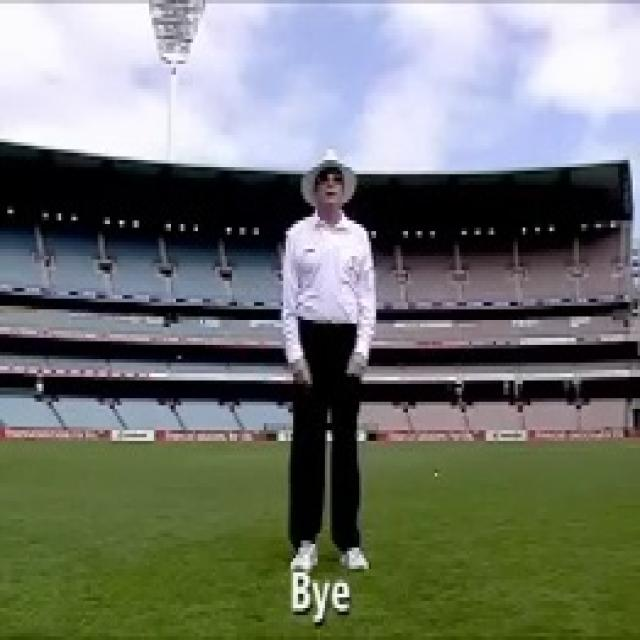
#> input picture datasets/primary/test/imgE_171_jpg.rf.bb5c1c60574798a0ef8a883d358d6b78.jpg, 640 x 640 px
$ python -i keypoint_detection_evaluation.py   (imports and definitions only)
#> lines starting #> are read from the running program, lines starting #| are printed output that depends on the picture
#> further down, picture is the input picture: shape (640, 640, 3); mean B, G, R 110.7, 118.2, 113.4
"""
Evaluation of the keypoint detection stage on its own, measured against the hand-marked keypoints in the primary
dataset (Project3020, 2025).

Four experiments are run:
1. Estimator comparison: BlazePose against three sizes of YOLO11-pose, for accuracy, detection rate and speed.
2. Oracle cropping: the full frame against a crop around the hand-marked umpire bounding box. This is the best case of
   what the umpire detection stage could provide, not a test of the full pipeline.
3. Image quality: how accuracy changes when images are degraded in ways common in amateur footage (noise, low light,
   blur, low resolution), and whether classic image processing filters recover the lost accuracy.
4. Dataset noise: the clean copy of each frame against the copy with Roboflow's salt-and-pepper noise.
5. Classification: how each estimator's keypoints affect the keypoint classifier on unseen umpires.

Accuracy is reported as:
- PCK@a (percentage of correct keypoints): a predicted keypoint is correct if it lies within a * (umpire height) of
  the hand-marked keypoint. The umpire height is the height of the annotated bounding box. Images where no person is
  found count as every keypoint being wrong. Keypoints that were not hand-marked (stored as (0, 0) by
  primary_dataset) are left out entirely, since there is nothing to compare against.
- Median error in pixels, over images where a person was found, using each image's own width and height.

Results are printed and figures are saved to RESULTS_DIRECTORY.

Run every experiment with: python keypoint_detection_evaluation.py
"""
import os
from collections import defaultdict

import cv2
import keras
import matplotlib
import numpy as np

import main
import primary_dataset
from keypoint_classification import KeypointClassifier
from util import macro_f1
from pose_estimators import BlazePoseEstimator, YoloPoseEstimator, run_estimator

# [1 line not run here, left out]
import matplotlib.pyplot as plt  # noqa: E402 (the backend must be chosen before pyplot is imported)

RESULTS_DIRECTORY = "results/keypoint_detection"

_PCK_THRESHOLDS = (0.05, 0.1)

# A pipeline must run at 10 frames per second or more to be practical (Project Requirements and Specifications).
_TARGET_MILLISECONDS = 100

_SEED = 0

# Keypoints that move during a signal. Accuracy on these matters most to the classifier.
_ARM_KEYPOINTS = ["left-elbow", "left-hand", "right-elbow", "right-hand"]

# Chart colours: one fixed colour per estimator family, plus text and grid colours.
_BLAZEPOSE_COLOUR = "#2a78d6"
_YOLO_COLOUR = "#eb6834"
_TEXT_COLOUR = "#3d3d3a"
_GRID_COLOUR = "#e4e3dd"


# ---------------------------------------------------------------------------------------------------------------------
# Data
# ---------------------------------------------------------------------------------------------------------------------

def load_images(image_paths):
    return [cv2.imread(str(image_path)) for image_path in image_paths]


# [157 lines left out: functions _salt_and_pepper_pixel_count, split_clean_and_noisy, keypoint_errors, pck, _median_error, _image_sizes and 5 more, not called in this run]


def equalise_contrast(image):
    """
    Contrast-limited adaptive histogram equalisation (CLAHE) on the lightness channel, which spreads the narrow range
    of brightness in a dark image over the full range without changing its colours.
    """
    lab = cv2.cvtColor(image, cv2.COLOR_BGR2LAB)
#> lab: shape (640, 640, 3); mean of channels 0, 1, 2 122.1, 125.4, 132.1
    clahe = cv2.createCLAHE(clipLimit=2.0, tileGridSize=(8, 8))
    lab[:, :, 0] = clahe.apply(lab[:, :, 0])
#> lab: shape (640, 640, 3); mean of channels 0, 1, 2 123, 125.4, 132.1

    return cv2.cvtColor(lab, cv2.COLOR_LAB2BGR)
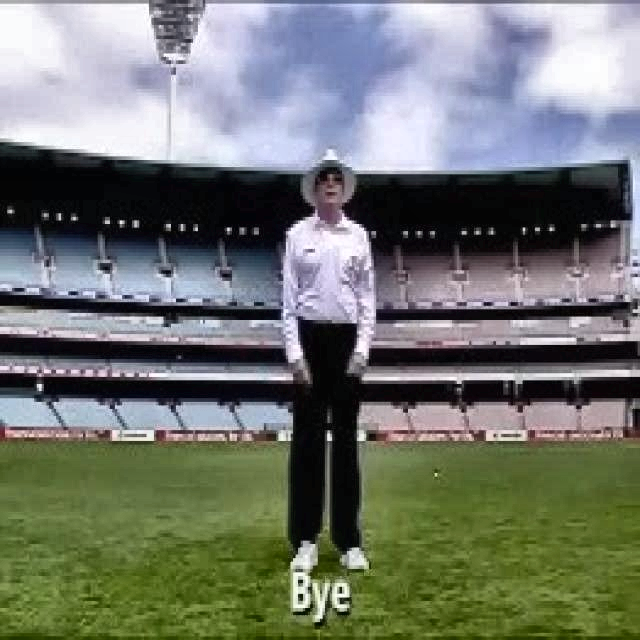
#> returned value: shape (640, 640, 3); mean B, G, R 111.2, 119.1, 114.2


# [24 lines left out: functions blur, sharpen, reduce_resolution, not called in this run]


# (Condition, degradation, correcting filter or None)
IMAGE_QUALITY_CONDITIONS = [
    ("Salt-and-pepper noise (5%)", add_salt_and_pepper, median_filter),
    ("Low light (25% brightness)", darken, equalise_contrast),
    ("Blur (sigma = 4 px)", blur, sharpen),
    ("Low resolution (1/4 size)", reduce_resolution, None),
]


# ---------------------------------------------------------------------------------------------------------------------
# Experiments
# ---------------------------------------------------------------------------------------------------------------------

def _make_estimators():
    return [BlazePoseEstimator(), YoloPoseEstimator("n"), YoloPoseEstimator("s"), YoloPoseEstimator("m")]


# [102 lines left out: functions compare_estimators, compare_cropping, compare_image_quality, compare_dataset_noise, _print_table, not called in this run]


_SUMMARY_COLUMNS = ["Estimator", "Detected (%)", "PCK@0.05", "PCK@0.1", "Arm PCK@0.1", "Median error (px)",
                    "Arm median error (px)", "Time (ms)", "FPS"]


# [6 lines left out: function _style_axes, not called in this run]


def _colour(name):
    return _BLAZEPOSE_COLOUR if name.startswith("BlazePose") else _YOLO_COLOUR


# [231 lines left out: functions plot_example, plot_per_keypoint, plot_accuracy_against_speed, plot_image_quality, run_all, evaluate_classification_on_unseen_umpires and 1 more, not called in this run]


# [2 lines not run here, left out]

>>> import cv2
>>> picture = cv2.imread('datasets/primary/test/imgE_171_jpg.rf.bb5c1c60574798a0ef8a883d358d6b78.jpg')
>>> result = equalise_contrast(picture)

$ run again, on datasets/primary/test/umpire-me-1_mp4-0206_jpg.rf.fd10015b87b6b54ffc3ff94705db8d01.jpg
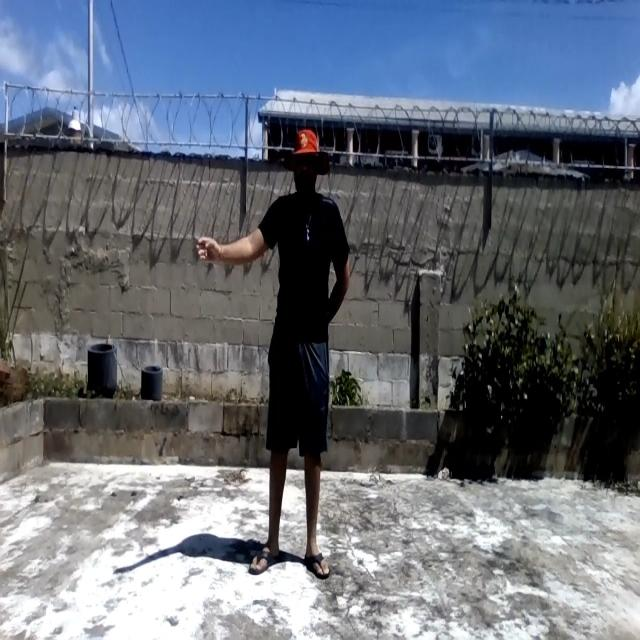
#> input picture datasets/primary/test/umpire-me-1_mp4-0206_jpg.rf.fd10015b87b6b54ffc3ff94705db8d01.jpg, 640 x 640 px
#> picture is the input picture: shape (640, 640, 3); mean B, G, R 120.7, 110, 103.2
#> in equalise_contrast, `return cv2.cvtColor(lab, cv2.COLOR_LAB2BGR)`:
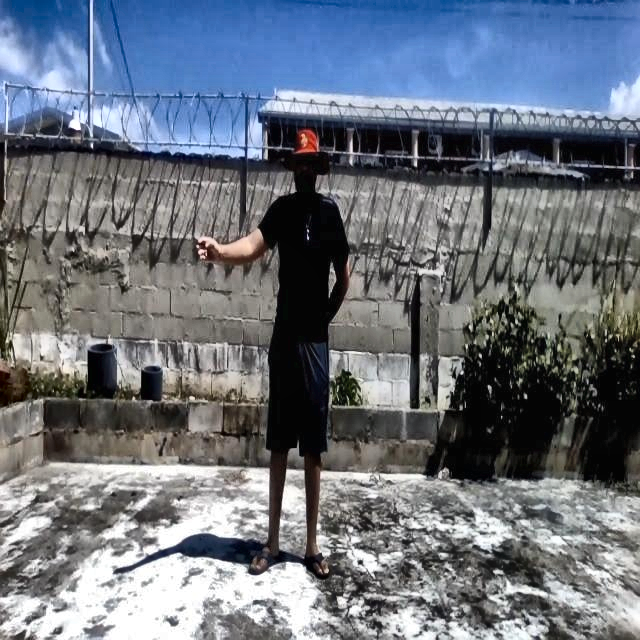
#> returned value: shape (640, 640, 3); mean B, G, R 125.4, 114.9, 107.8
